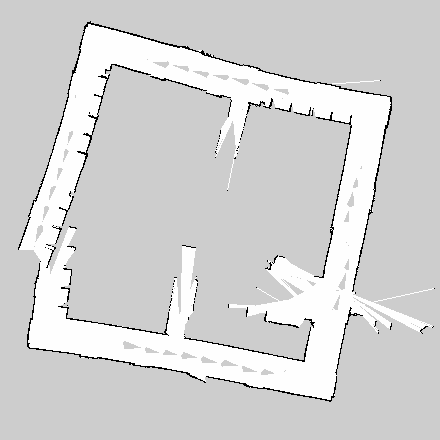
#> input picture microsimulator/piso5 (2).png, 440 x 440 px, found by its file name; its folder holds 2 pictures in this run
$ python general_data_geration.py
#> lines starting #> are read from the running program, lines starting #| are printed output that depends on the picture
### microsimulator/bresenham.py
import math
import numpy as np
import matplotlib as mpl
import matplotlib.pyplot as plt

def determine_coords(x0, y0, z_angle, laser_angle, laser_measure, meters_pixel_ratio):
    line_angle = z_angle + laser_angle

    x1 =  x0 + (laser_measure * math.cos(line_angle) ) / meters_pixel_ratio
    y1 =  y0 + (laser_measure * math.sin(line_angle) ) / meters_pixel_ratio

    return int(x1), int(y1)


def bres_algo(x0, y0, x1, y1, map, l_free):
    pointX = x0
    pointY = y0

    dX = abs( x1 - x0 )
    dY = -abs( y1 - y0 )
    increment_X = None
    increment_Y = None
    error =  dX + dY


    if( x0 < x1 ):
        increment_X = 1
    else:
        increment_X = -1

    if( y0 < y1 ):
        increment_Y = 1
    else:
        increment_Y = -1

    while(True):
        if ( pointX == x1) and ( pointY == y1):
            break
        # if map[int(pointX)][int(pointY)] == 0:
        map[int(pointX)][int(pointY)] = map[int(pointX)][int(pointY)] + l_free
        e2 = error*2

        if ( e2 >= dY ):
            if ( pointX == x1 ):
                break

            error = error + dY
            pointX = pointX + increment_X

        if ( e2 <= dX ):
            if ( pointY == y1):
                break

            error = error + dX
            pointY = pointY + increment_Y


### microsimulator/mapping_microsim.py
import rosbags
import struct
import pprint
import numpy as np
from rosbags.rosbag1 import Reader
from rosbags.serde import deserialize_cdr, ros1_to_cdr
from PIL import Image
import sys
import csv
from sys import stdin
import matplotlib.pyplot as plt
from bresenham import determine_coords, bres_algo

class Range:
    def __init__(self, distance, angle):
        self.distance = distance
        self.angle = angle


class LaserData:
    laserData = []
    # [12 lines left out: function __init__, not called in this run]

laserData = []

class Static_Map():
    def __init__(self, grid_size: int =100, resolution:int = 1, P_free: float = 0.2, P_occ: float = 0.8, P_ukn:float = 0.5):
        self.l0 = np.log(P_ukn/P_ukn)
        self.P_free = P_free
        self.P_occ = P_occ
        self.grid_size = grid_size # tamanho em metros da grelha
        self.resolution = resolution # resolução das celulas da grelha
        self.logodds = self.l0 * np.ones((grid_size*resolution, grid_size*resolution), dtype=float) #grelha de 60 por 60

    def occupancy_grid_mapping(self, x_t:tuple, z_t:tuple):
        x_robot, y_robot = x_t
        x_obstacle, y_obstacle = z_t

        bres_algo(x_robot, y_robot, x_obstacle, y_obstacle, self.logodds, np.log(self.P_free/self.P_occ))

        self.logodds[x_obstacle][y_obstacle] = self.logodds[x_obstacle][y_obstacle] + np.log(self.P_occ/self.P_free)
        # [9 lines of commented-out code are left out]

    def logodds_to_prob(self):
        """
        Converter logodds em probabilidades
        """
        res = self.grid_size * self.resolution
        map_prob = np.zeros(self.logodds.shape)
        for i in np.arange(res):
            for j in np.arange(res):
                map_prob[i, j] = 1 - 1/(1+np.exp(self.logodds[i, j]))
        return map_prob

    def get_map(self):
        prob_map = self.logodds_to_prob()

        fig, ax = plt.subplots()
        im = ax.imshow(prob_map, origin='upper')

        ax.set_title("Scanned map - Microsimulation")
        fig.tight_layout()
        plt.show()

    def mapping_microsimulation(self, scanData:np.array):
        # [10 lines of commented-out code are left out]

        for read in scanData:
            robot_x, robot_y, robot_angle, laser_dist, laser_angle = read
            # angle_dect, dist_dect, x, y, angle = read
            if laser_dist != 'NaN':
                z_t = determine_coords(robot_x, robot_y, robot_angle, laser_angle, laser_dist, self.resolution)
                rosX, rosY = z_t
                self.occupancy_grid_mapping((self.grid_size-robot_x-1, robot_y), (self.grid_size-rosX-1, rosY))

        return self.get_map()

# [4 lines that do not run on import are left out]


# [21 lines of commented-out code are left out]


### microsimulator/general_data_geration.py
import numpy as np
import math
import matplotlib as mpl
import matplotlib.pyplot as plt
from PIL import Image
from bresenham import determine_coords
import copy
import os
from mapping_microsim import Static_Map

def pythagoras(obstacleX, obstacleY, rosX, rosY):
    dist_x = (obstacleX - rosX) ** 2
    dist_y = (obstacleY - rosY) ** 2
    return math.sqrt(dist_x + dist_y)

def import_imageMap(filename: str):
#> called with filename = 'piso5 (2).png'
    im = Image.open(os.getcwd() + "/microsimulator/" + filename)
#> im is the input picture: PIL image 440x440 L; min 0, max 254, mean 211.6
    image = np.asarray(im)

    map = copy.deepcopy(image)

    color = np.unique(image)
#> color = [0, 205, 254]
    print(color)
#| [  0 205 254]
    true_color = [0, 1, 2]

    for i, c in enumerate(color):
        map[image == c] = true_color[i]
#> this loop made 3 passes
#> c on passes 1 to 3: 0, 205, 254
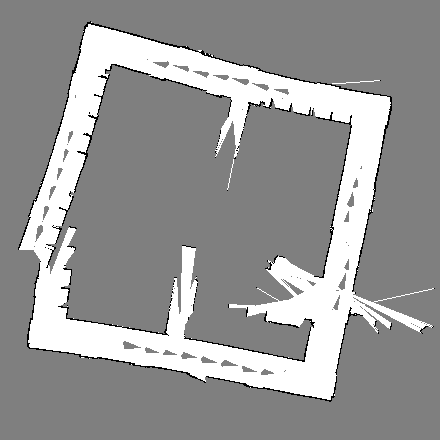
#> map: shape (440, 440); min 0, max 2, mean 1.19; drawn with min black and max white

    mapW, mapH = map.shape
#> mapW = 440; mapH = 440

    fig, ax = plt.subplots()
    im = ax.imshow(map, origin='lower', cmap = 'gray')
    fig.colorbar(im)

    ax.set_title("Scanned map")
    fig.tight_layout()
    plt.show()
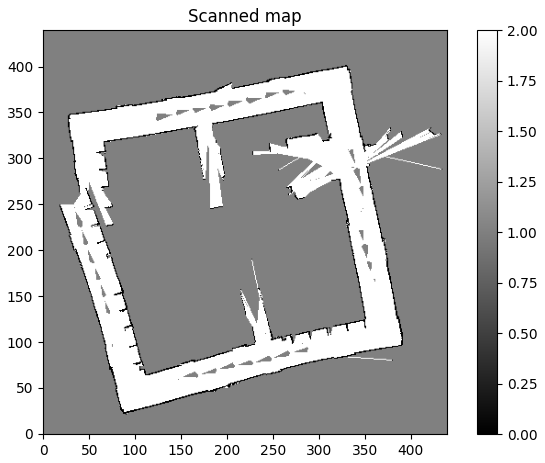
#> figure drawn by matplotlib, 2 panels
    plt.close()

    return list(map), mapW, mapH

def create_realMap(mapW:int = 100, mapH:int = 100):
    realMap = [[0] * mapW for _ in range(mapH)]  # realMap -> 100x100

    # Create walls with thickness of 2 in realMap
    for i in range(0, 100):
        realMap[i][0] = 1
        realMap[i][1] = 1
        realMap[i][99] = 1
        realMap[i][98] = 1

    realMap[0] = [1] * mapW
    realMap[1] = [1] * mapW
    realMap[98] = [1] * mapW
    realMap[99] = [1] * mapW

    return realMap, mapW, mapH

def scan_data(map:list, rosX:int = 80, rosY:int = 80, maxRange:float = 100, minAngle:float = 0, maxAngle = 0.5 * math.pi, increments: int = 100):
    mapW, mapH = np.array(map).shape
    angleIncrements = np.linspace(minAngle, maxAngle, increments, False)
    scanData = []

    # For each laser beam
    for angle in angleIncrements:
        x2 = rosX + maxRange * math.cos(angle)
        y2 = rosY + maxRange * math.sin(angle)

        # Divide the beam by 50 parts (this number can be tweaked...) and iterate through each part
        # from the origin untill the obstacle/end
        for i in range(0, 50):
            u = i/50
            # Interpolation
            x = int(rosX + (x2 - rosX) * u)    # note that rosX and rosY are the inital LiDAR position
            y = int(rosY + (y2 - rosY) * u)

            if 0 < x < mapW and 0 < y < mapH:
                angleStr = "Angle_" + str(angle)
                if map[x][y] == 1:  # Wall found
                    dist = pythagoras(x, y, rosX, rosY)
                    #print("x: " + str(x))
                    #print("y: " + str(y))
                    scanData.append([rosX, rosY, 0, dist, angle])  # Store data
                    break

    array_data = np.asarray(scanData)

    return scanData, array_data, rosX, rosY

def scannedMap(map:np.array, scanData, rosX:int, rosY:int):
    mapW, mapH = np.array(map).shape
    scannedMap = [[0] * mapW for _ in range(mapH)]  # scannedMap -> 100x100
    # Add scanned obstacles positions to scannedMap

    for data in scanData:
        data_X, data_Y = determine_coords(data[0], data[1], data[2], data[4], data[3], 1)
        scanX = data[0]
        scanY = data[1]
        scannedMap[data_X][data_Y] = 1

    scannedMap[rosX][rosY] = 2

    # Plot the map
    fig, ax = plt.subplots()
    im = ax.imshow(np.transpose(scannedMap), origin='lower')

    ax.set_title("Scanned map")
    fig.tight_layout()
    plt.show()
    plt.close()


realMap, mapW, mapH = import_imageMap("piso5 (2).png")
#> realMap = 440 items; mapW = 440; mapH = 440
#realMap, mapW, mapH = create_realMap()
scanData, array_data, rosX, rosY = scan_data(realMap, maxAngle=2*np.pi, increments=200, rosX=50, rosY=100)
#> scanData = 182 items, first 6: [50, 100, 0, 56, 0], [50, 100, 0, 53.01, 0.0314], [50, 100, 0, 47.1, 0.0628], [50, 100, 0, 43.19, 0.0942], [50, 100, 0, 39.32, 0.126], [50, 100, 0, 39.46, 0.157]; array_data = 182 rows, first 6: [50, 100, 0, 56, 0], [50, 100, 0, 53.01, 0.0314], [50, 100, 0, 47.1, 0.0628], [50, 100, 0, 43.19, 0.0942], [50, 100, 0, 39.32, 0.126], [50, 100, 0, 39.46, 0.157]; rosX = 50; rosY = 100
np.savetxt("scanData.csv", array_data, delimiter=",")
scannedMap(realMap, scanData, rosX, rosY)
#> the loop in scannedMap, `for data in scanData:` made 182 passes
#> (data, data_X, data_Y) on passes 1 to 3: ([50, 100, 0, 56, 0], 106, 100), ([50, 100, 0, 53.01, 0.0314], 102, 101), ([50, 100, 0, 47.1, 0.0628], 97, 102)
#> after the loop in scannedMap, `for data in scanData:`: scannedMap = 440 items
#> in scannedMap, `plt.show()`:
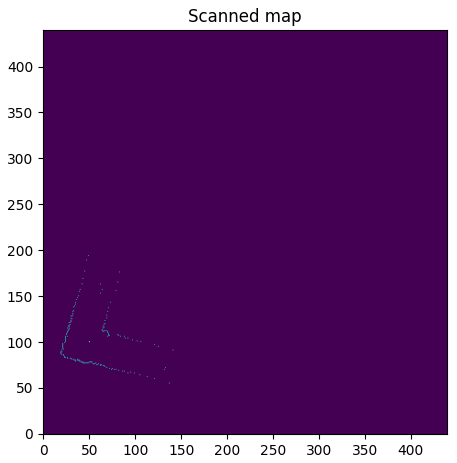
#> figure drawn by matplotlib, 1 panel

static_map = Static_Map(grid_size = mapH)
#> in __init__, `self.grid_size = grid_size`: self.grid_size = 440
static_map.mapping_microsimulation(scanData)
#> the loop in mapping_microsimulation, `for read in scanData:` made 182 passes
#> (read, laser_dist, laser_angle, line_angle in determine_coords, x1 in determine_coords, y1 in determine_coords, rosX, rosY) on passes 1 to 9: ([50, 100, 0, 56, 0], 56, 0, 0, 106, 100, 106, 100), ([50, 100, 0, 53.01, 0.0314], 53.01, 0.0314, 0.0314, 103, 101.7, 102, 101), ([50, 100, 0, 47.1, 0.0628], 47.1, 0.0628, 0.0628, 97, 103, 97, 102), ([50, 100, 0, 43.19, 0.0942], 43.19, 0.0942, 0.0942, 92.99, 104.1, 92, 104), ([50, 100, 0, 39.32, 0.126], 39.32, 0.126, 0.126, 89.01, 104.9, 89, 104), ([50, 100, 0, 39.46, 0.157], 39.46, 0.157, 0.157, 88.97, 106.2, 88, 106), ([50, 100, 0, 35.51, 0.188], 35.51, 0.188, 0.188, 84.88, 106.7, 84, 106), ([50, 100, 0, 33.73, 0.22], 33.73, 0.22, 0.22, 82.92, 107.4, 82, 107), ([50, 100, 0, 32.98, 0.251], 32.98, 0.251, 0.251, 81.95, 108.2, 81, 108)
#> read on passes 14 to 19: [50, 100, 0, 23.77, 0.408], [50, 100, 0, 23.26, 0.44], [50, 100, 0, 23.26, 0.471], [50, 100, 0, 23.71, 0.503], [50, 100, 0, 23.32, 0.534], [50, 100, 0, 23.32, 0.565]
#> after the loop in logodds_to_prob, `for i in np.arange(res):`:
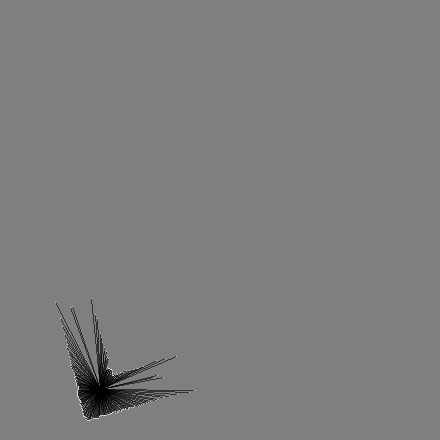
#> map_prob: shape (440, 440) float64; min 0, max 0.941, mean 0.494
